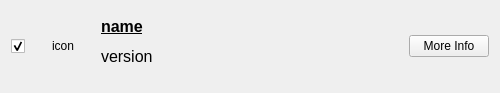
<?xml version="1.0" encoding="UTF-8"?>
<ui version="4.0">
 <class>InstallItemWidget</class>
 <widget class="QWidget" name="InstallItemWidget">
  <property name="geometry">
   <rect>
    <x>0</x>
    <y>0</y>
    <width>500</width>
    <height>93</height>
   </rect>
  </property>
  <property name="sizePolicy">
   <sizepolicy hsizetype="Preferred" vsizetype="Maximum">
    <horstretch>0</horstretch>
    <verstretch>0</verstretch>
   </sizepolicy>
  </property>
  <property name="windowTitle">
   <string>Form</string>
  </property>
  <layout class="QHBoxLayout" name="horizontalLayout">
   <item>
    <widget class="QCheckBox" name="checkBox">
     <property name="sizePolicy">
      <sizepolicy hsizetype="Maximum" vsizetype="Maximum">
       <horstretch>0</horstretch>
       <verstretch>0</verstretch>
      </sizepolicy>
     </property>
     <property name="text">
      <string/>
     </property>
     <property name="iconSize">
      <size>
       <width>16</width>
       <height>16</height>
      </size>
     </property>
     <property name="checked">
      <bool>true</bool>
     </property>
    </widget>
   </item>
   <item>
    <widget class="QLabel" name="applicationIconLabel">
     <property name="sizePolicy">
      <sizepolicy hsizetype="Fixed" vsizetype="Fixed">
       <horstretch>0</horstretch>
       <verstretch>0</verstretch>
      </sizepolicy>
     </property>
     <property name="minimumSize">
      <size>
       <width>64</width>
       <height>64</height>
      </size>
     </property>
     <property name="maximumSize">
      <size>
       <width>64</width>
       <height>64</height>
      </size>
     </property>
     <property name="text">
      <string>icon</string>
     </property>
     <property name="alignment">
      <set>Qt::AlignCenter</set>
     </property>
    </widget>
   </item>
   <item>
    <layout class="QVBoxLayout" name="verticalLayout_1">
     <item>
      <widget class="QLabel" name="applicationNameLabel">
       <property name="sizePolicy">
        <sizepolicy hsizetype="Expanding" vsizetype="Preferred">
         <horstretch>0</horstretch>
         <verstretch>0</verstretch>
        </sizepolicy>
       </property>
       <property name="minimumSize">
        <size>
         <width>0</width>
         <height>0</height>
        </size>
       </property>
       <property name="font">
        <font>
         <pointsize>12</pointsize>
         <weight>75</weight>
         <bold>true</bold>
         <underline>true</underline>
        </font>
       </property>
       <property name="text">
        <string>name</string>
       </property>
       <property name="alignment">
        <set>Qt::AlignBottom|Qt::AlignLeading|Qt::AlignLeft</set>
       </property>
      </widget>
     </item>
     <item>
      <widget class="QLabel" name="applicationVersionLabel">
       <property name="sizePolicy">
        <sizepolicy hsizetype="Expanding" vsizetype="Preferred">
         <horstretch>0</horstretch>
         <verstretch>0</verstretch>
        </sizepolicy>
       </property>
       <property name="minimumSize">
        <size>
         <width>0</width>
         <height>40</height>
        </size>
       </property>
       <property name="maximumSize">
        <size>
         <width>16777215</width>
         <height>30</height>
        </size>
       </property>
       <property name="font">
        <font>
         <pointsize>12</pointsize>
        </font>
       </property>
       <property name="text">
        <string>version</string>
       </property>
       <property name="alignment">
        <set>Qt::AlignLeading|Qt::AlignLeft|Qt::AlignTop</set>
       </property>
      </widget>
     </item>
    </layout>
   </item>
   <item>
    <widget class="QPushButton" name="moreInfoPushButton">
     <property name="enabled">
      <bool>true</bool>
     </property>
     <property name="focusPolicy">
      <enum>Qt::TabFocus</enum>
     </property>
     <property name="text">
      <string>More Info</string>
     </property>
     <property name="icon">
      <iconset theme="view-more-horizontal">
       <normaloff>.</normaloff>.</iconset>
     </property>
     <property name="iconSize">
      <size>
       <width>16</width>
       <height>16</height>
      </size>
     </property>
    </widget>
   </item>
  </layout>
 </widget>
 <resources/>
 <connections/>
 <slots>
  <slot>test(int)</slot>
  <slot>test2(int)</slot>
 </slots>
</ui>
